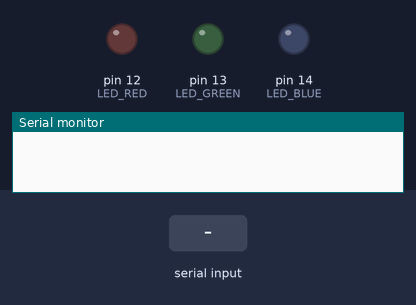
Simulated run of this sketch. Board: Arduino Uno, built with avr-gcc and run on an emulated ATmega328P. Parts: output pins drawn as LEDs (lit = HIGH), the last lines printed to the serial monitor. Dashed ring = blinking. Inputs (shaded band) come from the test bench.

Above: at 1.2 s.
1.3 s: "0\n" received over Serial
At 1.55 s:
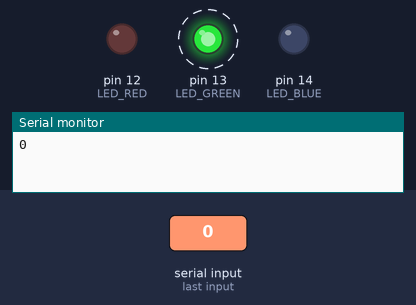
4.3 s: "1\n" received over Serial
At 4.45 s:
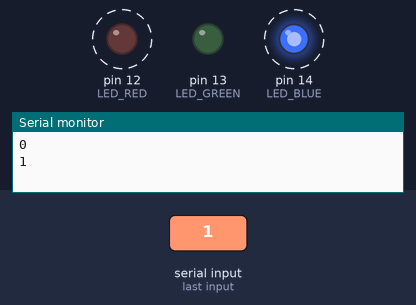
7.3 s: "2\n" received over Serial
At 8.2 s:
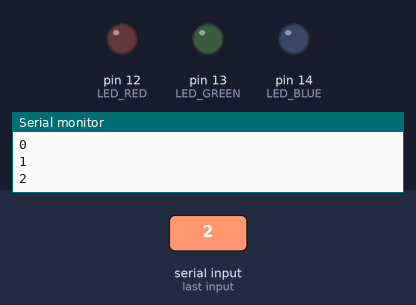
Timing chart, 0 to 10.3 s (numbered marks = the images above; inputs shaded):
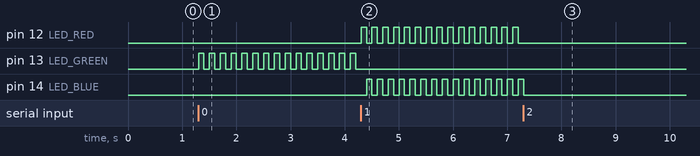

The sketch:

arduinoSerial.ino
```cpp
#define ON HIGH
#define OFF LOW
#define LED_RED 12
#define LED_GREEN 13
#define LED_BLUE 14

void warning();
void allOff();
void greendLight();

String recvData;

void setup() {
  Serial.begin(9600);
  pinMode(LED_RED, OUTPUT);
  pinMode(LED_GREEN, OUTPUT);
  pinMode(LED_BLUE, OUTPUT);
}

void loop() {
  if(Serial.available() > 0) {
    recvData = Serial.readStringUntil('\n');
    Serial.println(recvData);
  }

  if(recvData == "0") {  // bad tooth
    greendLight();
  } else if(recvData == "1") {
    warning();
  } else {
    allOff();
  }
}

void warning() {
  allOff();
  digitalWrite(LED_RED, ON);
  delay(100);
  digitalWrite(LED_RED, OFF);
  digitalWrite(LED_BLUE, ON);
  delay(100);
  digitalWrite(LED_BLUE, OFF);
}

void greendLight() {
  digitalWrite(LED_GREEN, ON);
  delay(100);
  digitalWrite(LED_GREEN, OFF);
  delay(100);
}

void allOff() {
  digitalWrite(LED_RED,OFF);
  digitalWrite(LED_GREEN,OFF);
  digitalWrite(LED_BLUE,OFF);
}
```

Measured:
- after the input at 1.3 s, pin 13 (LED_GREEN): alternates HIGH for 0.10 s and LOW for 0.10 s, starting at once
- after the input at 4.3 s, pin 12 (LED_RED): alternates HIGH for 0.10 s and LOW for 0.10 s, starting at once; pin 13 (LED_GREEN): stops changing and stays LOW; pin 14 (LED_BLUE): alternates HIGH for 0.10 s and LOW for 0.10 s, starting after 0.10 s
- after the input at 7.3 s, pin 12 (LED_RED): stops changing and stays LOW; pin 14 (LED_BLUE): goes on until 7.3 s, then stays LOW
